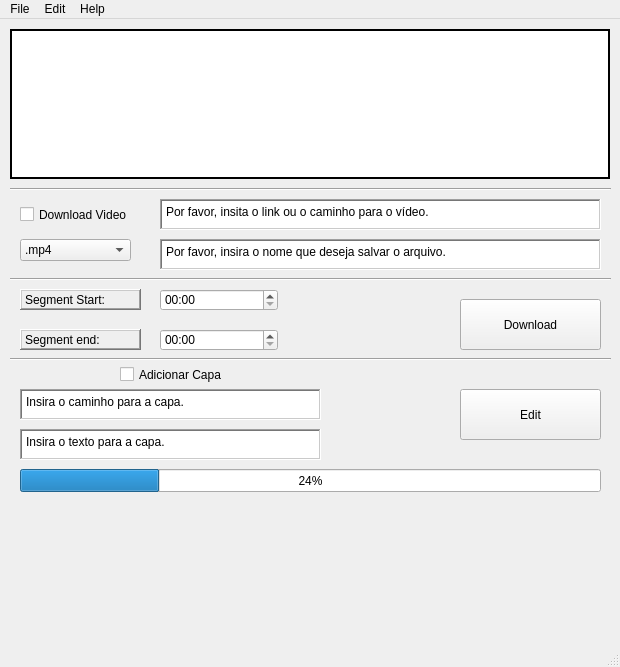
<?xml version="1.0" encoding="UTF-8"?>
<ui version="4.0">
 <class>MainWindow</class>
 <widget class="QMainWindow" name="MainWindow">
  <property name="geometry">
   <rect>
    <x>0</x>
    <y>0</y>
    <width>620</width>
    <height>667</height>
   </rect>
  </property>
  <property name="windowTitle">
   <string>MainWindow</string>
  </property>
  <widget class="QWidget" name="centralwidget">
   <widget class="QCheckBox" name="checkbox_download">
    <property name="geometry">
     <rect>
      <x>20</x>
      <y>180</y>
      <width>121</width>
      <height>31</height>
     </rect>
    </property>
    <property name="text">
     <string>Download Video</string>
    </property>
    <property name="allow_download" stdset="0">
     <bool>false</bool>
    </property>
   </widget>
   <widget class="QGraphicsView" name="Python_View">
    <property name="geometry">
     <rect>
      <x>10</x>
      <y>10</y>
      <width>600</width>
      <height>150</height>
     </rect>
    </property>
   </widget>
   <widget class="QTextEdit" name="input_insert_url">
    <property name="geometry">
     <rect>
      <x>160</x>
      <y>180</y>
      <width>441</width>
      <height>31</height>
     </rect>
    </property>
    <property name="frameShape">
     <enum>QFrame::WinPanel</enum>
    </property>
    <property name="html">
     <string>&lt;!DOCTYPE HTML PUBLIC &quot;-//W3C//DTD HTML 4.0//EN&quot; &quot;http://www.w3.org/TR/REC-html40/strict.dtd&quot;&gt;
&lt;html&gt;&lt;head&gt;&lt;meta name=&quot;qrichtext&quot; content=&quot;1&quot; /&gt;&lt;meta charset=&quot;utf-8&quot; /&gt;&lt;style type=&quot;text/css&quot;&gt;
p, li { white-space: pre-wrap; }
hr { height: 1px; border-width: 0; }
li.unchecked::marker { content: &quot;\2610&quot;; }
li.checked::marker { content: &quot;\2612&quot;; }
&lt;/style&gt;&lt;/head&gt;&lt;body style=&quot; font-family:'Segoe UI'; font-size:9pt; font-weight:400; font-style:normal;&quot;&gt;
&lt;p style=&quot; margin-top:0px; margin-bottom:0px; margin-left:0px; margin-right:0px; -qt-block-indent:0; text-indent:0px;&quot;&gt;Por favor, insita o link ou o caminho para o vídeo.&lt;/p&gt;&lt;/body&gt;&lt;/html&gt;</string>
    </property>
    <property name="video_url" stdset="0">
     <string/>
    </property>
   </widget>
   <widget class="QLabel" name="Image_Python">
    <property name="geometry">
     <rect>
      <x>10</x>
      <y>10</y>
      <width>600</width>
      <height>150</height>
     </rect>
    </property>
    <property name="sizePolicy">
     <sizepolicy hsizetype="Maximum" vsizetype="Minimum">
      <horstretch>60</horstretch>
      <verstretch>150</verstretch>
     </sizepolicy>
    </property>
    <property name="maximumSize">
     <size>
      <width>600</width>
      <height>150</height>
     </size>
    </property>
    <property name="styleSheet">
     <string notr="true">image: url(:/Logos/Made with Python.png);</string>
    </property>
    <property name="frameShape">
     <enum>QFrame::WinPanel</enum>
    </property>
    <property name="text">
     <string/>
    </property>
    <property name="alignment">
     <set>Qt::AlignBottom|Qt::AlignJustify</set>
    </property>
   </widget>
   <widget class="QLabel" name="Image_Objetivismo">
    <property name="geometry">
     <rect>
      <x>10</x>
      <y>479</y>
      <width>600</width>
      <height>150</height>
     </rect>
    </property>
    <property name="sizePolicy">
     <sizepolicy hsizetype="Maximum" vsizetype="Minimum">
      <horstretch>60</horstretch>
      <verstretch>150</verstretch>
     </sizepolicy>
    </property>
    <property name="maximumSize">
     <size>
      <width>600</width>
      <height>150</height>
     </size>
    </property>
    <property name="styleSheet">
     <string notr="true">image: url(:/Logos/Objetivismo.png);
image
(:/Logos/Objetivismo.png)url(:/Logos/Objetivismo.png)</string>
    </property>
    <property name="frameShape">
     <enum>QFrame::NoFrame</enum>
    </property>
    <property name="text">
     <string/>
    </property>
    <property name="alignment">
     <set>Qt::AlignBottom|Qt::AlignJustify</set>
    </property>
   </widget>
   <widget class="QTimeEdit" name="input_insert_start_time">
    <property name="geometry">
     <rect>
      <x>160</x>
      <y>270</y>
      <width>118</width>
      <height>22</height>
     </rect>
    </property>
    <property name="displayFormat">
     <string>mm:ss</string>
    </property>
   </widget>
   <widget class="QTimeEdit" name="input_insert_end_time">
    <property name="geometry">
     <rect>
      <x>160</x>
      <y>310</y>
      <width>118</width>
      <height>22</height>
     </rect>
    </property>
    <property name="displayFormat">
     <string>mm:ss</string>
    </property>
   </widget>
   <widget class="QPushButton" name="pushButton_edit_segment">
    <property name="geometry">
     <rect>
      <x>460</x>
      <y>280</y>
      <width>141</width>
      <height>51</height>
     </rect>
    </property>
    <property name="text">
     <string>Download</string>
    </property>
    <property name="start_editing" stdset="0">
     <bool>false</bool>
    </property>
   </widget>
   <widget class="QLabel" name="text_end_time">
    <property name="geometry">
     <rect>
      <x>20</x>
      <y>310</y>
      <width>121</width>
      <height>21</height>
     </rect>
    </property>
    <property name="frameShape">
     <enum>QFrame::WinPanel</enum>
    </property>
    <property name="frameShadow">
     <enum>QFrame::Raised</enum>
    </property>
    <property name="text">
     <string>Segment end:</string>
    </property>
   </widget>
   <widget class="QLabel" name="text_start_time">
    <property name="geometry">
     <rect>
      <x>20</x>
      <y>270</y>
      <width>121</width>
      <height>21</height>
     </rect>
    </property>
    <property name="frameShape">
     <enum>QFrame::WinPanel</enum>
    </property>
    <property name="frameShadow">
     <enum>QFrame::Raised</enum>
    </property>
    <property name="text">
     <string>Segment Start:</string>
    </property>
   </widget>
   <widget class="QTextEdit" name="input_video_filename">
    <property name="geometry">
     <rect>
      <x>160</x>
      <y>220</y>
      <width>441</width>
      <height>31</height>
     </rect>
    </property>
    <property name="frameShape">
     <enum>QFrame::WinPanel</enum>
    </property>
    <property name="html">
     <string>&lt;!DOCTYPE HTML PUBLIC &quot;-//W3C//DTD HTML 4.0//EN&quot; &quot;http://www.w3.org/TR/REC-html40/strict.dtd&quot;&gt;
&lt;html&gt;&lt;head&gt;&lt;meta name=&quot;qrichtext&quot; content=&quot;1&quot; /&gt;&lt;meta charset=&quot;utf-8&quot; /&gt;&lt;style type=&quot;text/css&quot;&gt;
p, li { white-space: pre-wrap; }
hr { height: 1px; border-width: 0; }
li.unchecked::marker { content: &quot;\2610&quot;; }
li.checked::marker { content: &quot;\2612&quot;; }
&lt;/style&gt;&lt;/head&gt;&lt;body style=&quot; font-family:'Segoe UI'; font-size:9pt; font-weight:400; font-style:normal;&quot;&gt;
&lt;p style=&quot; margin-top:0px; margin-bottom:0px; margin-left:0px; margin-right:0px; -qt-block-indent:0; text-indent:0px;&quot;&gt;Por favor, insira o nome que deseja salvar o arquivo.&lt;/p&gt;&lt;/body&gt;&lt;/html&gt;</string>
    </property>
    <property name="video_filename" stdset="0">
     <string/>
    </property>
   </widget>
   <widget class="Line" name="line">
    <property name="geometry">
     <rect>
      <x>10</x>
      <y>160</y>
      <width>601</width>
      <height>21</height>
     </rect>
    </property>
    <property name="orientation">
     <enum>Qt::Horizontal</enum>
    </property>
   </widget>
   <widget class="Line" name="line_2">
    <property name="geometry">
     <rect>
      <x>10</x>
      <y>250</y>
      <width>601</width>
      <height>21</height>
     </rect>
    </property>
    <property name="orientation">
     <enum>Qt::Horizontal</enum>
    </property>
   </widget>
   <widget class="QProgressBar" name="progressBar">
    <property name="geometry">
     <rect>
      <x>20</x>
      <y>450</y>
      <width>581</width>
      <height>23</height>
     </rect>
    </property>
    <property name="value">
     <number>24</number>
    </property>
   </widget>
   <widget class="QComboBox" name="comboBox">
    <property name="geometry">
     <rect>
      <x>20</x>
      <y>220</y>
      <width>111</width>
      <height>22</height>
     </rect>
    </property>
    <property name="frame">
     <bool>true</bool>
    </property>
    <item>
     <property name="text">
      <string>.mp4</string>
     </property>
    </item>
    <item>
     <property name="text">
      <string>.mp3</string>
     </property>
    </item>
   </widget>
   <widget class="QCheckBox" name="checkbox_download_6">
    <property name="geometry">
     <rect>
      <x>120</x>
      <y>340</y>
      <width>121</width>
      <height>31</height>
     </rect>
    </property>
    <property name="text">
     <string>Adicionar Capa</string>
    </property>
    <property name="tristate">
     <bool>true</bool>
    </property>
    <property name="bool_mp3_format" stdset="0">
     <bool>false</bool>
    </property>
   </widget>
   <widget class="QTextEdit" name="input_insert_url_2">
    <property name="geometry">
     <rect>
      <x>20</x>
      <y>410</y>
      <width>301</width>
      <height>31</height>
     </rect>
    </property>
    <property name="frameShape">
     <enum>QFrame::WinPanel</enum>
    </property>
    <property name="html">
     <string>&lt;!DOCTYPE HTML PUBLIC &quot;-//W3C//DTD HTML 4.0//EN&quot; &quot;http://www.w3.org/TR/REC-html40/strict.dtd&quot;&gt;
&lt;html&gt;&lt;head&gt;&lt;meta name=&quot;qrichtext&quot; content=&quot;1&quot; /&gt;&lt;meta charset=&quot;utf-8&quot; /&gt;&lt;style type=&quot;text/css&quot;&gt;
p, li { white-space: pre-wrap; }
hr { height: 1px; border-width: 0; }
li.unchecked::marker { content: &quot;\2610&quot;; }
li.checked::marker { content: &quot;\2612&quot;; }
&lt;/style&gt;&lt;/head&gt;&lt;body style=&quot; font-family:'Segoe UI'; font-size:9pt; font-weight:400; font-style:normal;&quot;&gt;
&lt;p style=&quot; margin-top:0px; margin-bottom:0px; margin-left:0px; margin-right:0px; -qt-block-indent:0; text-indent:0px;&quot;&gt;Insira o texto para a capa.&lt;/p&gt;&lt;/body&gt;&lt;/html&gt;</string>
    </property>
    <property name="video_url" stdset="0">
     <string/>
    </property>
   </widget>
   <widget class="Line" name="line_3">
    <property name="geometry">
     <rect>
      <x>10</x>
      <y>330</y>
      <width>601</width>
      <height>21</height>
     </rect>
    </property>
    <property name="orientation">
     <enum>Qt::Horizontal</enum>
    </property>
   </widget>
   <widget class="QPushButton" name="pushButton_edit_segment_2">
    <property name="geometry">
     <rect>
      <x>460</x>
      <y>370</y>
      <width>141</width>
      <height>51</height>
     </rect>
    </property>
    <property name="text">
     <string>Edit</string>
    </property>
    <property name="start_editing" stdset="0">
     <bool>false</bool>
    </property>
   </widget>
   <widget class="QTextEdit" name="input_insert_url_3">
    <property name="geometry">
     <rect>
      <x>20</x>
      <y>370</y>
      <width>301</width>
      <height>31</height>
     </rect>
    </property>
    <property name="frameShape">
     <enum>QFrame::WinPanel</enum>
    </property>
    <property name="html">
     <string>&lt;!DOCTYPE HTML PUBLIC &quot;-//W3C//DTD HTML 4.0//EN&quot; &quot;http://www.w3.org/TR/REC-html40/strict.dtd&quot;&gt;
&lt;html&gt;&lt;head&gt;&lt;meta name=&quot;qrichtext&quot; content=&quot;1&quot; /&gt;&lt;meta charset=&quot;utf-8&quot; /&gt;&lt;style type=&quot;text/css&quot;&gt;
p, li { white-space: pre-wrap; }
hr { height: 1px; border-width: 0; }
li.unchecked::marker { content: &quot;\2610&quot;; }
li.checked::marker { content: &quot;\2612&quot;; }
&lt;/style&gt;&lt;/head&gt;&lt;body style=&quot; font-family:'Segoe UI'; font-size:9pt; font-weight:400; font-style:normal;&quot;&gt;
&lt;p style=&quot; margin-top:0px; margin-bottom:0px; margin-left:0px; margin-right:0px; -qt-block-indent:0; text-indent:0px;&quot;&gt;Insira o caminho para a capa.&lt;/p&gt;&lt;/body&gt;&lt;/html&gt;</string>
    </property>
    <property name="video_url" stdset="0">
     <string/>
    </property>
   </widget>
  </widget>
  <widget class="QMenuBar" name="menubar">
   <property name="geometry">
    <rect>
     <x>0</x>
     <y>0</y>
     <width>620</width>
     <height>22</height>
    </rect>
   </property>
   <widget class="QMenu" name="menuFile">
    <property name="title">
     <string>File</string>
    </property>
    <addaction name="actionSelect_the_file"/>
   </widget>
   <widget class="QMenu" name="menuEdit">
    <property name="title">
     <string>Edit</string>
    </property>
   </widget>
   <widget class="QMenu" name="menuHelp">
    <property name="title">
     <string>Help</string>
    </property>
   </widget>
   <addaction name="menuFile"/>
   <addaction name="menuEdit"/>
   <addaction name="menuHelp"/>
  </widget>
  <widget class="QStatusBar" name="statusbar"/>
  <action name="actionSelect_the_file">
   <property name="text">
    <string>Select the file</string>
   </property>
  </action>
 </widget>
 <resources>
  <include location="../OBJETIVISMO BRASIL/Pictures.qrc"/>
 </resources>
 <connections/>
</ui>
